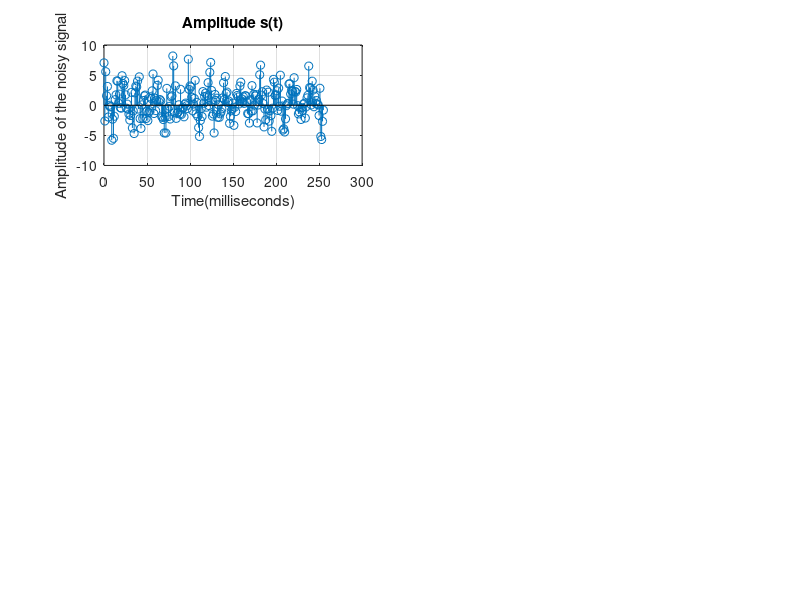

This figure's MATLAB source: (Note: this script raises an error after producing the figure.)
clc;
close all;
clear all;
s = load('exp2/s.mat');
s_new = cell2mat(struct2cell(s));
fs = 1e3;
T = 1/fs;
a = size(s_new);
L = a(2);
t = (0:L-1).* T;
subplot(3, 2, 1);
stem(1000*t, s_new);
title("Amplitude s(t)")
xlabel("Time(milliseconds)")
ylabel("Amplitude of the noisy signal")
grid;
[y_prime, d] = lowpass(s_new, 250, fs);
subplot(3, 2, 2);
stem(1000*t, y_prime);
title("Amplitude of the filtered signal")
xlabel("Time(milliseconds)")
ylabel("Amplitude")
grid;
s_fft = fft(s_new, L);
y_new_fft = fft(y_prime, L);
subplot(3, 2, 3);
plot(fs/L*(-L/2:L/2-1),abs(fftshift(s_fft)),"LineWidth",3)
title("fft Spectrum in the Positive and Negative Frequencies of the noisy signal")
xlabel("f (Hz)")
ylabel("|fft(X)|")
grid;
subplot(3, 2, 4);
plot(fs/L*(-L/2:L/2-1),abs(y_new_fft),"LineWidth",3)
title("fft Spectrum in the Positive and Negative Frequencies of the filtered signal")
xlabel("f (Hz)")
ylabel("|fft(X)|")
grid;
subplot(3, 2, 5);
plot(fs/L*(-L/2:L/2-1),abs(s_fft),"LineWidth",3)
title("FFT magnitude spectrum of the noisy signal")
xlabel("f (Hz)")
ylabel("|fft(X)|")
grid;
subplot(3, 2, 6);
plot(fs/L*(0:L-1),abs(y_new_fft),"LineWidth",3)
title("fft Magnitude of the Filtered signal")
xlabel("f (Hz)")
ylabel("|fft(X)|")
grid;